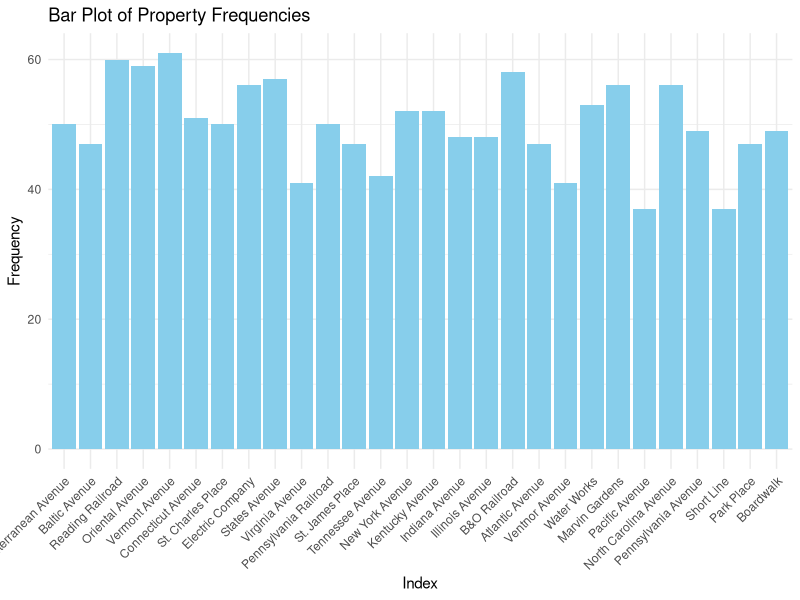
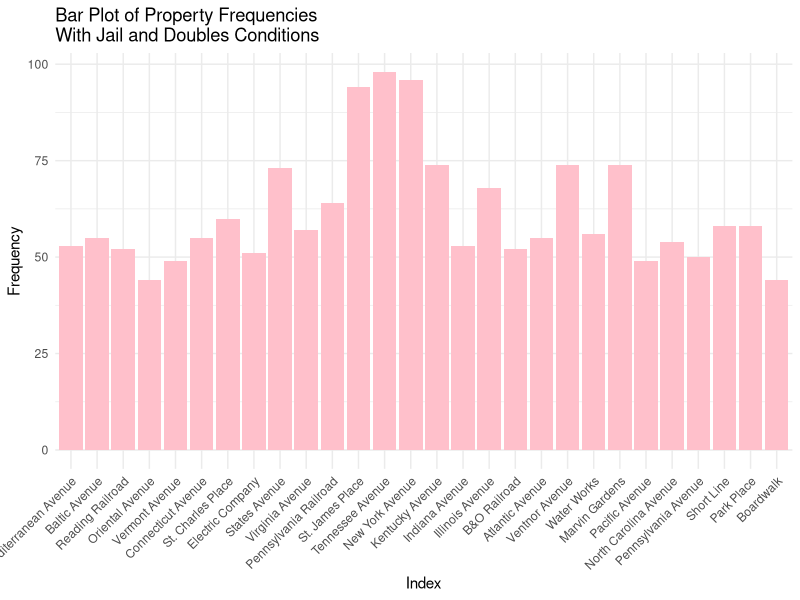
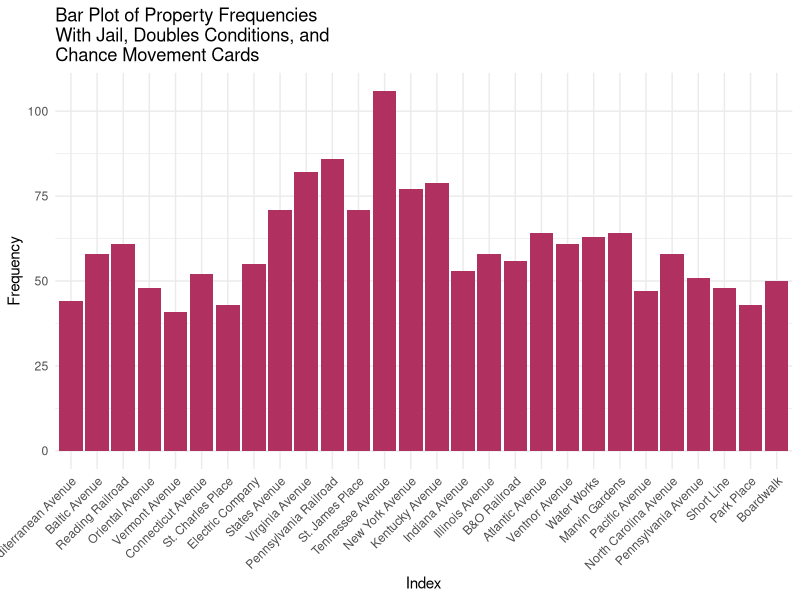

The R source for these figures, in order: (Note: this script raises an error after producing the figures.)
## ---- chunk 1
knitr::opts_chunk$set(echo = TRUE)
## ---- chunk 2
# Word docx in repository
## ---- chunk 3
dice_1 <- function() {
  sample(1:6, 1)
}

dice_2 <- function() {
  sample(1:6, 1)
}

property_sum_10games <- c(0, 0, 0, 0, 0, 0, 0, 0, 0, 0, 0, 0, 0, 0, 0, 0, 0, 0, 0, 0, 0, 0, 0, 0, 0, 0, 0, 0)

for (game in 1:10) {
  game_board <- c(0, 0, 0, 0, 0, 0, 0, 0, 0, 0, 0, 0, 0, 0, 0, 0, 0, 0, 0, 0, 0, 0, 0, 0, 0, 0, 0, 0, 0, 0, 0, 0, 0, 0, 0, 0, 0, 0, 0, 0)

  players <- list(
    player1 <- 0,
    player2 <- 0,
    player3 <- 0,
    player4 <- 0
  )

  for (i in 1:50) {
    for (j in 1:4) {
      dice_total <- dice_1() + dice_2()
      players[[j]] <- (players[[j]] + dice_total) %% 41
      game_board[players[[j]]] <- game_board[players[[j]]] + 1
    }
  }

  properties <- game_board[c(2, 4, 6, 7, 9, 10, 12, 13, 14, 15, 16, 17, 19, 20, 22, 24, 25, 26, 27, 28, 29, 30, 32, 33, 35, 36, 38, 40)]
  
  property_sum_10games <- property_sum_10games + properties
}  

names(property_sum_10games) <- c("Mediterranean Avenue", "Baltic Avenue", "Reading Railroad", "Oriental Avenue", "Vermont Avenue", "Connecticut Avenue", "St. Charles Place", "Electric Company", "States Avenue", "Virginia Avenue", "Pennsylvania Railroad", "St. James Place", "Tennessee Avenue", "New York Avenue", "Kentucky Avenue", "Indiana Avenue", "Illinois Avenue", "B&O Railroad", "Atlantic Avenue", "Ventnor Avenue", "Water Works", "Marvin Gardens", "Pacific Avenue", "North Carolina Avenue", "Pennsylvania Avenue", "Short Line", "Park Place", "Boardwalk")

library(ggplot2)

prop_freq1 <- data.frame(
  property = factor(names(property_sum_10games), levels = names(property_sum_10games)),
  frequency = property_sum_10games
)

ggplot(prop_freq1, aes(x = property, y = frequency)) +
  geom_bar(stat = "identity", fill = "skyblue") +
  labs(x = "Index", y = "Frequency", title = "Bar Plot of Property Frequencies") +
  theme_minimal() +
  theme(axis.text.x = element_text(angle = 45, hjust = 1))
## ---- chunk 4
property_sum_10games_jail <- c(0, 0, 0, 0, 0, 0, 0, 0, 0, 0, 0, 0, 0, 0, 0, 0, 0, 0, 0, 0, 0, 0, 0, 0, 0, 0, 0, 0)

for (game in 1:10) {
  game_board <- c(0, 0, 0, 0, 0, 0, 0, 0, 0, 0, 0, 0, 0, 0, 0, 0, 0, 0, 0, 0, 0, 0, 0, 0, 0, 0, 0, 0, 0, 0, 0, 0, 0, 0, 0, 0, 0, 0, 0, 0)

  players <- list( # Store players as a list of data frames with their information
    player1 <- data.frame(
      location = 0, # Location on the board (integer)
      double_rolls = 0, # Number of times doubles have been rolled consecutively (integer)
      jail = FALSE, # Is the player in jail? (boolean)
      jail_rolls = 0), # Number of times a player has rolled while in jail (integer)
    player2 <- data.frame(
      location = 0,
      double_rolls = 0,
      jail = FALSE,
      jail_rolls = 0),
    player3 <- data.frame(
      location = 0,
      double_rolls = 0,
      jail = FALSE,
      jail_rolls = 0),
    player4 <- data.frame(
      location = 0,
      double_rolls = 0,
      jail = FALSE,
      jail_rolls = 0)
  )

  for (i in 1:50) { # Each player has 50 turns
    for (j in 1:4) { # Players take turns in order
      if (players[[j]]$jail == TRUE) { # If the player is in jail...
        d1 = dice_1()
        d2 = dice_2()
        jail_rolls <- jail_rolls + 1
        
        if (d1 == d2 || players[[j]]$jail_rolls == 3) { # If the player rolls doubles or has been in jail for 3 turns, then they get out
          jail = FALSE
          players[[j]]$jail_rolls <- 0
          dice_total <- dice_1() + dice_2()
          players[[j]]$location <- (players[[j]]$location + dice_total) %% 41
          game_board[players[[j]]$location] <- game_board[players[[j]]$location] + 1
        }
        
      } else { # If the player is not in jail...
        d1 = dice_1()
        d2 = dice_2()
        dice_total <- dice_1() + dice_2()
        players[[j]]$location <- (players[[j]]$location + dice_total) %% 41
        game_board[players[[j]]$location] <- game_board[players[[j]]$location] + 1
        
        if (players[[j]]$location == 31) { # Player landed on "Go to jail"
          players[[j]]$location <- 11
          jail = TRUE
        } else if (d1 == d2) { # Player rolled doubles on their first roll
          players[[j]]$double_rolls = players[[j]]$double_rolls + 1
        }
        
        while (players[[j]]$double_rolls > 0 & players[[j]]$double_rolls < 3) { # Player rolls again if they got doubles
          d1 = dice_1()
          d2 = dice_2()
          dice_total <- dice_1() + dice_2()
          players[[j]]$location <- (players[[j]]$location + dice_total) %% 41
          game_board[players[[j]]$location] <- game_board[players[[j]]$location] + 1
          
          if (d1 == d2) { # Increment the player's number of consecutive doubles rolls
            players[[j]]$double_rolls = players[[j]]$double_rolls + 1
          }
        }
        
        if (players[[j]]$double_rolls == 3) { # If player rolls double 3 times in a row, then they go to jail
          players[[j]]$location <- 11
          jail = TRUE
        }
      }
    }  
  }    

  properties <- game_board[c(2, 4, 6, 7, 9, 10, 12, 13, 14, 15, 16, 17, 19, 20, 22, 24, 25, 26, 27, 28, 29, 30, 32, 33, 35, 36, 38, 40)]
  
  property_sum_10games_jail <- property_sum_10games_jail + properties
}  

names(property_sum_10games_jail) <- c("Mediterranean Avenue", "Baltic Avenue", "Reading Railroad", "Oriental Avenue", "Vermont Avenue", "Connecticut Avenue", "St. Charles Place", "Electric Company", "States Avenue", "Virginia Avenue", "Pennsylvania Railroad", "St. James Place", "Tennessee Avenue", "New York Avenue", "Kentucky Avenue", "Indiana Avenue", "Illinois Avenue", "B&O Railroad", "Atlantic Avenue", "Ventnor Avenue", "Water Works", "Marvin Gardens", "Pacific Avenue", "North Carolina Avenue", "Pennsylvania Avenue", "Short Line", "Park Place", "Boardwalk")

library(ggplot2)

prop_freq2 <- data.frame(
  property = factor(names(property_sum_10games_jail), levels = names(property_sum_10games_jail)),
  frequency = property_sum_10games_jail
)

ggplot(prop_freq2, aes(x = property, y = frequency)) +
  geom_bar(stat = "identity", fill = "pink") +
  labs(x = "Index", y = "Frequency", title = "Bar Plot of Property Frequencies\nWith Jail and Doubles Conditions") +
  theme_minimal() +
  theme(axis.text.x = element_text(angle = 45, hjust = 1))
## ---- chunk 5
# Chance function
chance <- function() {
  card <- sample(1:16, 1)
  if (card == 1) {
    players[[j]]$location <- 40 # Advance to Boardwalk
  } else if (card == 2) {
    players[[j]]$location <- 1 # Advance to Go
  } else if (card == 3) {
    players[[j]]$location <- 25 # Advance to Illinois Ave
  } else if (card == 4) {
    players[[j]]$location <- 12 # Advance to St. Charles Place
  } else if (card == 5 || card == 6) { # Advance to the nearest railroad
    if (players[[j]]$location == 37) {
      players[[j]]$location <- 6 # Advance to Reading Railroad
    } else if (players[[j]]$location == 8) {
      players[[j]]$location <- 16 # Advance to Pennsylvania Railroad
    } else if (players[[j]]$location == 23) {
      players[[j]]$location <- 26 # Advance to B&O Railroad
    } # Short Line doesn't apply here
  } else if (card == 7) { # Advance to the nearest utility
    if (players[[j]]$location == 8 || players[[j]]$location == 37) {
      players[[j]]$location <- 13 # Advance to Electric Company
    } else if (players[[j]]$location == 23) {
      players[[j]]$location <- 29 # Advance to Water Works
    }
  } else if (card == 8) {
    players[[j]]$location <- players[[j]]$location - 3 # Move backwards 3 places
  } else if (card == 9) {
    players[[j]]$location <- 11 # Go to jail
    players[[j]]$jail == TRUE
  } else if (card == 10) {
    players[[j]]$location <- 6 # Advance to Reading Railroad
  } 
 }

# Simulation with the chance function and jail conditions
property_sum_10games_chance <- c(0, 0, 0, 0, 0, 0, 0, 0, 0, 0, 0, 0, 0, 0, 0, 0, 0, 0, 0, 0, 0, 0, 0, 0, 0, 0, 0, 0)

for (game in 1:10) {
  game_board <- c(0, 0, 0, 0, 0, 0, 0, 0, 0, 0, 0, 0, 0, 0, 0, 0, 0, 0, 0, 0, 0, 0, 0, 0, 0, 0, 0, 0, 0, 0, 0, 0, 0, 0, 0, 0, 0, 0, 0, 0)

  players <- list(
    player1 <- data.frame(
      location = 0,
      double_rolls = 0,
      jail = FALSE,
      jail_rolls = 0),
    player2 <- data.frame(
      location = 0,
      double_rolls = 0,
      jail = FALSE,
      jail_rolls = 0),
    player3 <- data.frame(
      location = 0,
      double_rolls = 0,
      jail = FALSE,
      jail_rolls = 0),
    player4 <- data.frame(
      location = 0,
      double_rolls = 0,
      jail = FALSE,
      jail_rolls = 0)
  )

  for (i in 1:50) {
    for (j in 1:4) {
      if (players[[j]]$jail == TRUE) {
        d1 = dice_1()
        d2 = dice_2()
        jail_rolls <- jail_rolls + 1
        
        if (d1 == d2 || players[[j]]$jail_rolls == 3) {
          jail = FALSE
          players[[j]]$jail_rolls <- 0
          dice_total <- dice_1() + dice_2()
          players[[j]]$location <- (players[[j]]$location + dice_total) %% 41
          if (players[[j]]$location == 8 || players[[j]]$location == 23 || players[[j]]$location == 37) {
            game_board[players[[j]]$location] <- game_board[players[[j]]$location] + 1
            chance()
          }
          game_board[players[[j]]$location] <- game_board[players[[j]]$location] + 1
        }
        
      } else {
        d1 = dice_1()
        d2 = dice_2()
        dice_total <- dice_1() + dice_2()
        players[[j]]$location <- (players[[j]]$location + dice_total) %% 41
        if (players[[j]]$location == 8 || players[[j]]$location == 23 || players[[j]]$location == 37) {
            game_board[players[[j]]$location] <- game_board[players[[j]]$location] + 1
            chance()
          }
        game_board[players[[j]]$location] <- game_board[players[[j]]$location] + 1
        
        if (players[[j]]$location == 31) {
          players[[j]]$location <- 11
          jail = TRUE
        } else if (d1 == d2) {
          players[[j]]$double_rolls = players[[j]]$double_rolls + 1
        }
        
        while (players[[j]]$double_rolls > 0 & players[[j]]$double_rolls < 3) {
          d1 = dice_1()
          d2 = dice_2()
          dice_total <- dice_1() + dice_2()
          players[[j]]$location <- (players[[j]]$location + dice_total) %% 41
          if (players[[j]]$location == 8 || players[[j]]$location == 23 || players[[j]]$location == 37) {
            game_board[players[[j]]$location] <- game_board[players[[j]]$location] + 1
            chance()
          }
          game_board[players[[j]]$location] <- game_board[players[[j]]$location] + 1
          
          if (d1 == d2) {
            players[[j]]$double_rolls = players[[j]]$double_rolls + 1
          }
        }
        
        if (players[[j]]$double_rolls == 3) {
          players[[j]]$location <- 11
          jail = TRUE
        }
      }
    }  
  }    

  properties <- game_board[c(2, 4, 6, 7, 9, 10, 12, 13, 14, 15, 16, 17, 19, 20, 22, 24, 25, 26, 27, 28, 29, 30, 32, 33, 35, 36, 38, 40)]
  
  property_sum_10games_chance <- property_sum_10games_chance + properties
}  

names(property_sum_10games_chance) <- c("Mediterranean Avenue", "Baltic Avenue", "Reading Railroad", "Oriental Avenue", "Vermont Avenue", "Connecticut Avenue", "St. Charles Place", "Electric Company", "States Avenue", "Virginia Avenue", "Pennsylvania Railroad", "St. James Place", "Tennessee Avenue", "New York Avenue", "Kentucky Avenue", "Indiana Avenue", "Illinois Avenue", "B&O Railroad", "Atlantic Avenue", "Ventnor Avenue", "Water Works", "Marvin Gardens", "Pacific Avenue", "North Carolina Avenue", "Pennsylvania Avenue", "Short Line", "Park Place", "Boardwalk")

# Plot
library(ggplot2)

prop_freq2 <- data.frame(
  property = factor(names(property_sum_10games_chance), levels = names(property_sum_10games_chance)),
  frequency = property_sum_10games_chance
)

ggplot(prop_freq2, aes(x = property, y = frequency)) +
  geom_bar(stat = "identity", fill = "maroon") +
  labs(x = "Index", y = "Frequency", title = "Bar Plot of Property Frequencies\nWith Jail, Doubles Conditions, and\nChance Movement Cards") +
  theme_minimal() +
  theme(axis.text.x = element_text(angle = 45, hjust = 1))
## ---- chunk 6
# Community Chest Cards Function
chest <- function() {
  chest_card <- sample(1:16, 1)
    if (chest_card == 1) {
      players[[j]]$location <- 1 # Advance to Go (Collect $200)
      players[[j]]$account <- players[[j]]$account + 200
    } else if (chest_card == 2) {
      players[[j]]$account <- players[[j]]$account + 200 # Bank error in your favor. Collect $200
    } else if (chest_card == 3) {
      players[[j]]$account <- players[[j]]$account - 50 # Doctor’s fee. Pay $50
      free_parking_fund <- free_parking_fund + 50
    } else if (chest_card == 4) {
      players[[j]]$account <- players[[j]]$money + 50 # From sale of stock you get $50
    } else if (chest_card == 5) {
      players[[j]]$get_out_of_jail_free == TRUE # Get Out of Jail Free
    } else if (chest_card == 6) {
      players[[j]]$jail == TRUE # Go to Jail. Go directly to jail, do not pass Go, do not collect $200
    } else if (chest_card == 7) {
      players[[j]]$account <- players[[j]]$account + 100 # Holiday fund matures. Receive $100
    } else if (chest_card == 8) {
      players[[j]]$account <- players[[j]]$account + 20 # Income tax refund. Collect $20
    } else if (chest_card == 9) {
      players[[j]]$account <- players[[j]]$account + 10 * 3 # It is your birthday. Collect $10 from every player
        for (k in 1:4) {
          if (k != j) {
            players[[k]]$account <- players[[k]]$account - 10
        }
      }
    } else if (chest_card == 10) {
      players[[j]]$account <- players[[j]]$account + 100 # Life insurance matures. Collect $100
    } else if (chest_card == 11) {
      players[[j]]$account <- players[[j]]$account - 100 # Pay hospital fees of $100
      free_parking_fund <- free_parking_fund + 100
    } else if (chest_card == 12) {
      players[[j]]$account <- players[[j]]$account - 50 # Pay school fees of $50
      free_parking_fund <- free_parking_fund + 50
    } else if (chest_card == 13) {
      players[[j]]$account <- players[[j]]$account - 25 # Receive $25 consultancy fee
      free_parking_fund <- free_parking_fund + 25
    } else if (chest_card == 14) {
      players[[j]]$account <- players[[j]]$account + 10 # You have won second prize in a beauty contest. Collect $10
    } else if (chest_card == 15) {
      players[[j]]$account <- players[[j]]$account + 100 # You inherit $100
    }
      # Card 16 is paying for houses and hotels -- doesn't apply here
}

free_parking_fund <- 0

free_parking <- function(){
  if (players[[j]]$location == 20) {  # Free Parking position
  players[[j]]$account <- players[[j]]$account + free_parking_fund
  free_parking_fund <- 0  # Reset the fund
  }
}
## ---- chunk 7
chance <- function() {
  card <- sample(1:16, 1)
  old_location <- players[[j]]$location
  new_location <- players[[j]]$location
   if (card == 1) {
    players[[j]]$location <- 40 # Advance to Boardwalk
    new_location <- players[[j]]$location
  } else if (card == 2) {
    players[[j]]$location <- 1 # Advance to Go
    new_location <- players[[j]]$location
  } else if (card == 3) {
    players[[j]]$location <- 25 # Advance to Illinois Ave
    new_location <- players[[j]]$location
  } else if (card == 4) {
    players[[j]]$location <- 12 # Advance to St. Charles Place
    new_location <- players[[j]]$location
  } else if (card == 5 || card == 6) { # Advance to the nearest railroad
    if (players[[j]]$location == 37) {
      players[[j]]$location <- 6 # Advance to Reading Railroad
      new_location <- players[[j]]$location
    } else if (players[[j]]$location == 8) {
      players[[j]]$location <- 16 # Advance to Pennsylvania Railroad
      new_location <- players[[j]]$location
    } else if (players[[j]]$location == 23) {
      players[[j]]$location <- 26 # Advance to B&O Railroad
      new_location <- players[[j]]$location
    } 
  } else if (card == 7) { # Advance to the nearest utility
    if (players[[j]]$location == 8 || players[[j]]$location == 37) {
      players[[j]]$location <- 13 # Advance to Electric Company
      new_location <- players[[j]]$location
    } else if (players[[j]]$location == 23) {
      players[[j]]$location <- 29 # Advance to Water Works
      new_location <- players[[j]]$location
    }
  } else if (card == 8) {
    players[[j]]$location <- players[[j]]$location - 3 # Move backwards 3 places
    new_location <- players[[j]]$location
  } else if (card == 9) {
    players[[j]]$location <- 11 # Go to jail
    players[[j]]$jail == TRUE
    new_location <- players[[j]]$location
  } else if (card == 10) {
    players[[j]]$location <- 6 # Advance to Reading Railroad
    new_location <- players[[j]]$location
  } 

  if (new_location < old_location && card %in% c(3,4,10)) {
    players[[j]]$account <- players[[j]]$account + 200 # Passing Go for cards 3, 4, and 10
  }
  
    else if (card == 11) {
      players[[j]]$account <- players[[j]]$account + 50 # Bank pays you $50
    }
    else if (card == 12) {
      players[[j]]$get_out_of_jail_free == TRUE # Get out of jail free card
    }
    else if (card == 13) {
      players[[j]]$account <- players[[j]]$account - 15 # Speeding fine $15
      free_parking_fund <- free_parking_fund + 15
    }
    else if (card == 14) {
      players[[j]]$account <- players[[j]]$account - 50 * 3
        for (k in 1:4) {
          if (k != j) {
            players[[k]]$account <- players[[k]]$account + 50 # Elected Chairman of the Board; pay each player $50
          }
        }
    }
    else if (card == 15) {
      players[[j]]$account <- players[[j]]$account + 150 # Building loan matures; collect $150
      
      # Card 16 is paying for houses and hotels -- doesn't apply here
    }
}
## ---- chunk 8
chance <- function() {
  card <- sample(1:16, 1)
  if (card == 1) {
    players[[j]]$location <- 40 # Advance to Boardwalk
  } else if (card == 2) {
    players[[j]]$location <- 1 # Advance to Go
    players[[j]]$account <- players[[j]]$account + 200
  } else if (card == 3) {
    players[[j]]$location <- 25 # Advance to Illinois Ave
    if (players[[j]]$location == 37) {
      players[[j]]$account <- players[[j]]$account + 200
    }
  } else if (card == 4) {
    players[[j]]$location <- 12 # Advance to St. Charles Place
    if (players[[j]]$location != 8) {
      players[[j]]$account <- players[[j]]$account + 200
    }
  } else if (card == 5 || card == 6) { # Advance to the nearest railroad
    if (players[[j]]$location == 37) {
      players[[j]]$location <- 6 # Advance to Reading Railroad
      players[[j]]$account <- players[[j]]$account + 200
    } else if (players[[j]]$location == 8) {
      players[[j]]$location <- 16 # Advance to Pennsylvania Railroad
    } else if (players[[j]]$location == 23) {
      players[[j]]$location <- 26 # Advance to B&O Railroad
    } 
  } else if (card == 7) { # Advance to the nearest utility
    if (players[[j]]$location == 8 || players[[j]]$location == 37) {
      players[[j]]$location <- 13 # Advance to Electric Company
      if (players[[j]]$location == 37) {
      players[[j]]$account <- players[[j]]$account + 200
    }
    } else if (players[[j]]$location == 23) {
      players[[j]]$location <- 29 # Advance to Water Works
    }
  } else if (card == 8) {
    players[[j]]$location <- players[[j]]$location - 3 # Move backwards 3 places
  } else if (card == 9) {
    players[[j]]$location <- 11 # Go to jail
    players[[j]]$jail == TRUE
  } else if (card == 10) {
    players[[j]]$location <- 6 # Advance to Reading Railroad
    players[[j]]$account <- players[[j]]$account + 200
  } else if (card == 11) { # Bank pays you $50
    players[[j]]$account <- players[[j]]$account + 50
  } else if (card == 12) { # Get out of jail free
    players[[j]]$get_out_of_jail_free = TRUE
  } else if (card == 13) { # Speeding fine
    players[[j]]$account <- players[[j]]$account - 15
  } else if (card == 14) { # Elected chairman
    players[[j]]$account <- players[[j]]$account + 150
    for (k in 1:4) {
      if (players[[j]] != players[[k]]) {
        players[[k]]$account <- players[[k]]$account - 50
      }
    }
  } else if (card == 15) { # Building loan matures
    players[[j]]$account <- players[[j]]$account + 150
  }
}
## ---- chunk 9
divide_properties <- function(x) {
  shuffled <- sample(x)
  n <- length(shuffled)
  indices <- rep(1:4, times = 7)
  result <- split(shuffled, indices)
}
## ---- chunk 10
ownership <- function(x) {
  for (p in players) {
    for (i in 1:7) {
      if (x == players[[p]]$owned_properties[i]) {
        if (p == players[[p]]$ID) {
          return(null)
        } else {
          return(players[[p]])
        }
      }
    }
  }
}
## ---- chunk 11
special_ownership <- function(x) {
  rail_count <- 0
  util_count
  for (i in 1:7) {
    if (x[i] == 6 || x[i] == 16 || x[i] == 26 || x[i] == 36) {
      rail_count <- rail_count + 1
    } else if (x[i] == 13 || x[i] == 29) {
      util_count = util_count + 1
    }
  }
  
  fees <- c()
  
  if (rail_count == 0) {
    fees <- append(fees, 0)
  } else if (rail_count == 1) {
    fees <- append(fees, 25)
  } else if (rail_count == 2) {
    fees <- append(fees, 50)
  } else {
    fees <- append(fees, 100)
  }
  
  if (util_count == 0) {
    fees <- append(fees, 0)
  } else if (util_count == 1) {
    fees <- append(fees, 4)
  } else {
    fees <- append(fees, 10)
  } 
  
  return(fees)
}
## ---- chunk 12
rent <- function(x) {
  if (x == 1) { # Go
    players[[j]]$account = players[[j]]$account + 200 
  } else if (x == 5) { # Income tax
    players[[j]]$account = players[[j]]$account - 200
  } else if (x == 39) { # Luxury tax
    players[[j]]$account = players[[j]]$account - 100
  }
  
  owner <- ownership(x)
  if (owner$in_game == TRUE) {
    if (x == 2) { # Mediterranean Ave
      players[[j]]$account = players[[j]]$account - 2
      owner$account = owner$account + 2
    } else if (x == 4) { # Baltic Ave
      players[[j]]$account = players[[j]]$account - 4
      owner$account = owner$account + 4
    } else if (x == 4 || x == 16 || x == 26 || x == 36) { # Railroads
      special_fees <- owner$rails_and_utils
      players[[j]]$account = players[[j]]$account - special_fees[1]
      owner$account = owner$account + special_fees[1]
    } else if (x == 6) { # Oriental Ave
      players[[j]]$account = players[[j]]$account - 6
      owner$account = owner$account + 6
    } else if (x == 9) { # Vermont Ave
      players[[j]]$account = players[[j]]$account - 6
      owner$account = owner$account + 6
    } else if (x == 10) { # Connecticut Ave
      players[[j]]$account = players[[j]]$account - 8
      owner$account = owner$account + 8
    } else if (x == 12) { # St. Charles Place
      players[[j]]$account = players[[j]]$account - 10
      owner$account = owner$account + 10
    } else if (x == 13 || x == 29) { # Utilities
      special_fees <- owner$rails_and_utils
      players[[j]]$account = players[[j]]$account - special_fees[2]
      owner$account = owner$account + special_fees[2]
    } else if (x == 14) { # States Ave
      players[[j]]$account = players[[j]]$account - 10
      owner$account = owner$account + 10
    } else if (x == 15) { # Virginia Ave
      players[[j]]$account = players[[j]]$account - 12
      owner$account = owner$account + 12
    } else if (x == 17) { # St. James Place
      players[[j]]$account = players[[j]]$account - 14
      owner$account = owner$account + 14
    } else if (x == 19) { # Tennessee Ave
      players[[j]]$account = players[[j]]$account - 14
      owner$account = owner$account + 14
    } else if (x == 20) { # New York Ave
      players[[j]]$account = players[[j]]$account - 16
      owner$account = owner$account + 16
    } else if (x == 22) { # Kentucky Ave
      players[[j]]$account = players[[j]]$account - 18
      owner$account = owner$account + 18
    } else if (x == 24) { # Indiana Ave
      players[[j]]$account = players[[j]]$account - 18
      owner$account = owner$account + 18
    } else if (x == 25) { # Illinois Ave
      players[[j]]$account = players[[j]]$account - 20
      owner$account = owner$account + 20
    } else if (x == 27) { # Atlantic Ave
      players[[j]]$account = players[[j]]$account - 22
      owner$account = owner$account + 22
    } else if (x == 28) { # Vetnor Ave
      players[[j]]$account = players[[j]]$account - 22
      owner$account = owner$account + 22
    } else if (x == 30) { # Marvin Gardens
      players[[j]]$account = players[[j]]$account - 24
      owner$account = owner$account + 24
    } else if (x == 32) { # Pacific Ave
      players[[j]]$account = players[[j]]$account - 26
      owner$account = owner$account + 26
    } else if (x == 33) { # North Carolina Ave
      players[[j]]$account = players[[j]]$account - 26
      owner$account = owner$account + 26
    } else if (x == 35) { # Pennsylvania Ave
      players[[j]]$account = players[[j]]$account - 28
      owner$account = owner$account + 28
    } else if (x == 38) { # Park Place
      players[[j]]$account = players[[j]]$account - 35
      owner$account = owner$account + 35
    } else if (x == 40) { # Boardwalk
      players[[j]]$account = players[[j]]$account - 50
      owner$account = owner$account + 50
    }
  }
}
## ---- chunk 13
properties <- c(2, 4, 6, 7, 9, 10, 12, 13, 14, 15, 16, 17, 19, 20, 22, 24, 25, 26, 27, 28, 29, 30, 32, 33, 35, 36, 38, 40)

# Randomly give each player 7 properties
property_groups <- divide_properties(properties)
print(property_groups)
# Add location of properties to players owned properties vector
players <- list(
  player1 <- list(
    ID = 1,
    location = 0,
    double_rolls = 0,
    jail = FALSE,
    jail_rolls = 0,
    account = 1500,
    owned_properties <- property_groups[1],
    rails_and_utils <- special_ownership(unlist(owned_properties)),
    get_out_of_jail_free = FALSE,
    in_game = TRUE),
  player2 <- list(
    ID = 2,
    location = 0,
    double_rolls = 0,
    jail = FALSE,
    jail_rolls = 0,
    account = 1500,
    owned_properties <- property_groups[2],
    rails_and_utils <- special_ownership(unlist(owned_properties)),
    get_out_of_jail_free = FALSE,
    in_game = TRUE),
  player3 <- list(
    ID = 3,
    location = 0,
    double_rolls = 0,
    jail = FALSE,
    jail_rolls = 0,
    account = 1500,
    owned_properties <- property_groups[3],
    rails_and_utils <- special_ownership(unlist(owned_properties)),
    get_out_of_jail_free = FALSE,
    in_game = TRUE),
  player4 <- list(
    ID = 4,
    location = 0,
    double_rolls = 0,
    jail = FALSE,
    jail_rolls = 0,
    account = 1500,
    owned_properties <- property_groups[4],
    rails_and_utils <- special_ownership(unlist(owned_properties)),
    get_out_of_jail_free = FALSE,
    in_game = TRUE)
  )

# Make attribute to know how many players are still in
players_in <- 4
# Make attribute to count the number of turns taken
total_turns <- 0

while (players_in > 1) {
  # Add rent function to this whole thing
  for (j in 1:4) {
    if (players[[j]]$in_game == TRUE) {
      if (players[[j]]$jail == TRUE & players[[j]]$get_out_of_jail_free == FALSE) {
        d1 = dice_1()
        d2 = dice_2()
        jail_rolls <- jail_rolls + 1
        
        if (d1 == d2 || players[[j]]$jail_rolls == 3) {
          jail = FALSE
          players[[j]]$jail_rolls <- 0
          dice_total <- dice_1() + dice_2()
          players[[j]]$location <- (players[[j]]$location + dice_total) %% 41
          if (players[[j]]$location == 8 || players[[j]]$location == 23 || players[[j]]$location == 37) {
            chance()
          }
          # Add community chest
          if (players[[j]]$location == 3 || players[[j]]$location == 18 || players[[j]]$location == 34) {
            chest()
          }
          # Pay rent
          rent(players[[j]]$location)
        }
        total_turns = total_turns + 1
        
      } else {
        if (players[[j]]$jail == TRUE & players[[j]]$get_out_of_jail_free == TRUE) {
          players[[j]]$jail == FALSE
          players[[j]]$get_out_of_jail_free == FALSE
        }
        d1 = dice_1()
        d2 = dice_2()
        dice_total <- dice_1() + dice_2()
        players[[j]]$location <- (players[[j]]$location + dice_total) %% 41
        if (players[[j]]$location == 8 || players[[j]]$location == 23 || players[[j]]$location == 37) {
            chance()
        }
        if (players[[j]]$location == 3 || players[[j]]$location == 18 || players[[j]]$location == 34) {
            chest()
          }
          # Pay rent
          rent(players[[j]]$location)
      }
        
      if (players[[j]]$location == 31) {
        players[[j]]$location <- 11
        jail = TRUE
      } else if (d1 == d2) {
        players[[j]]$double_rolls = players[[j]]$double_rolls + 1
      }
        
      while (players[[j]]$double_rolls > 0 & players[[j]]$double_rolls < 3) {
        d1 = dice_1()
        d2 = dice_2()
        dice_total <- dice_1() + dice_2()
        players[[j]]$location <- (players[[j]]$location + dice_total) %% 41
        if (players[[j]]$location == 8 || players[[j]]$location == 23 || players[[j]]$location == 37) {
          chance()
        }
        # Add community chest
        if (players[[j]]$location == 3 || players[[j]]$location == 18 || players[[j]]$location == 34) {
          chest()
        }
        # Pay rent
        rent(players[[j]]$location)
      }
          
      if (d1 == d2) {
        players[[j]]$double_rolls = players[[j]]$double_rolls + 1
      }
      
      if (players[[j]]$double_rolls == 3) {
        players[[j]]$location <- 11
        jail = TRUE
      }
      
      if (players[[j]]$account < 0) {
        players[[j]]$in_game = FALSE
        players_in = players_in - 1
      }
      
      total_turns = total_turns + 1
    }
  }
}
